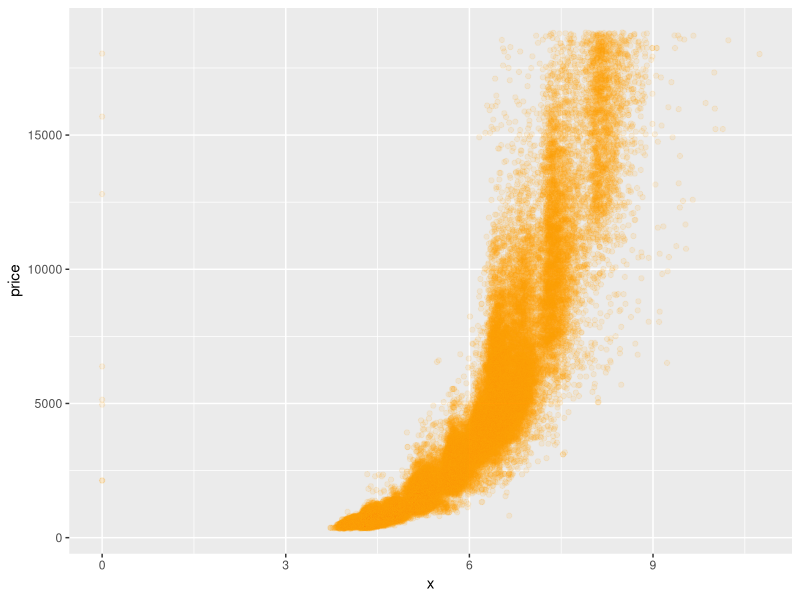
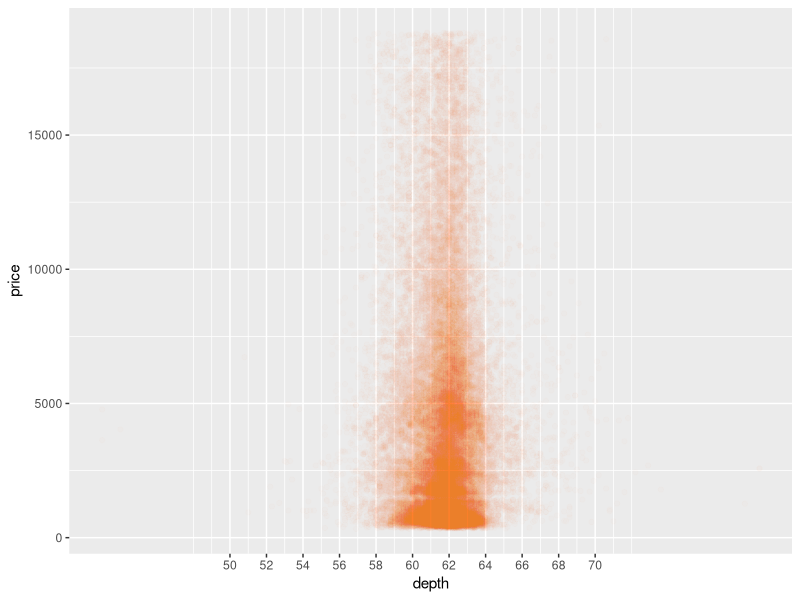
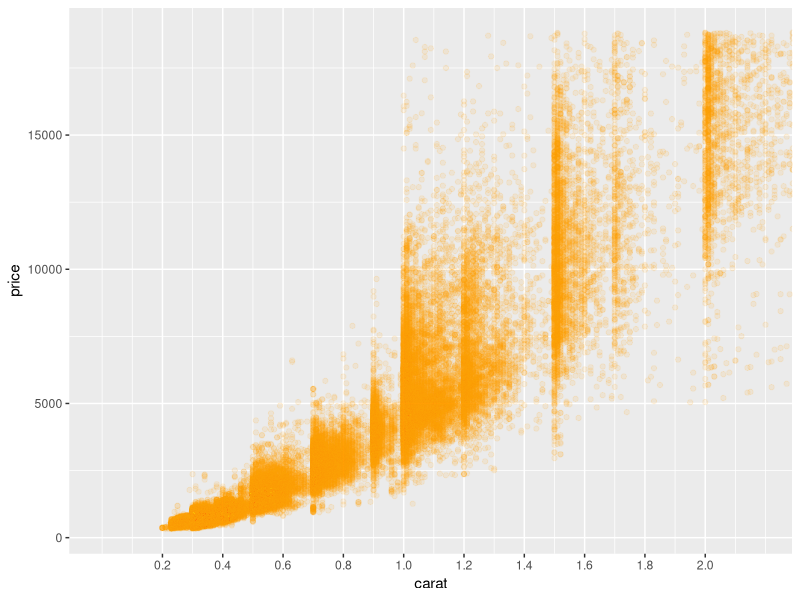
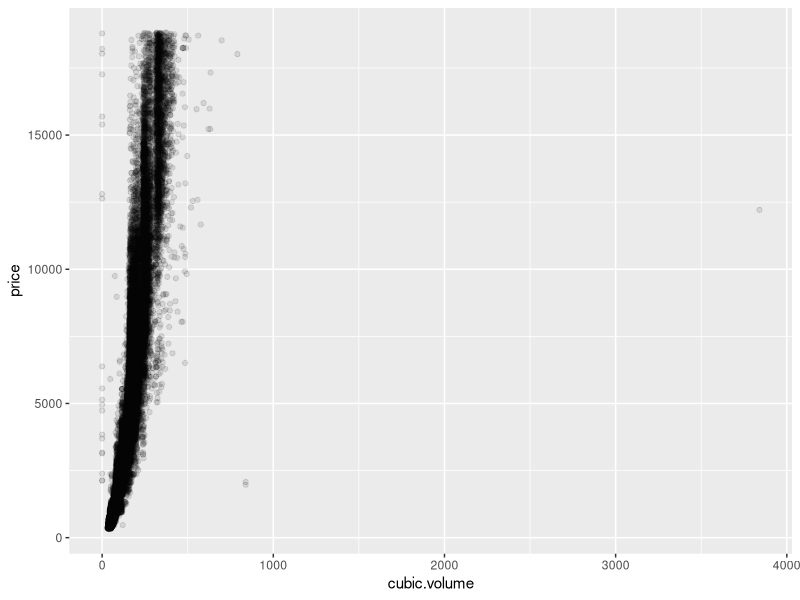
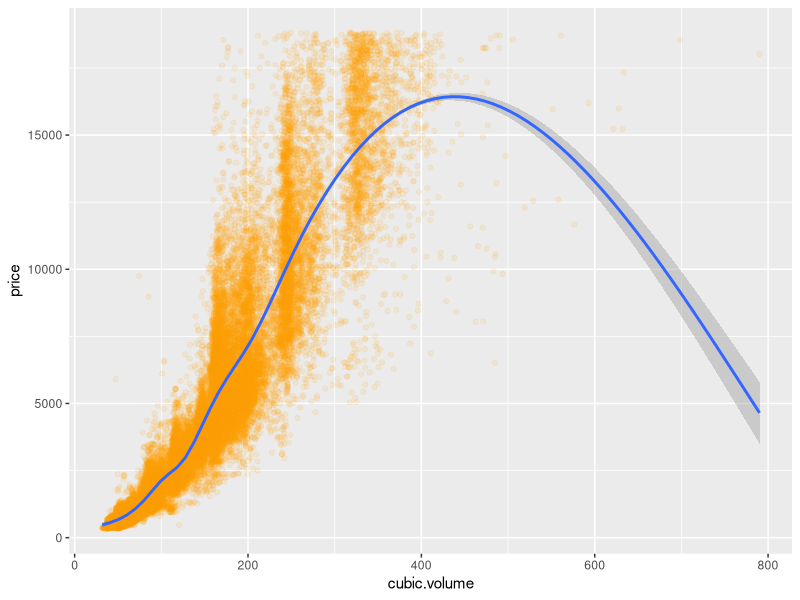
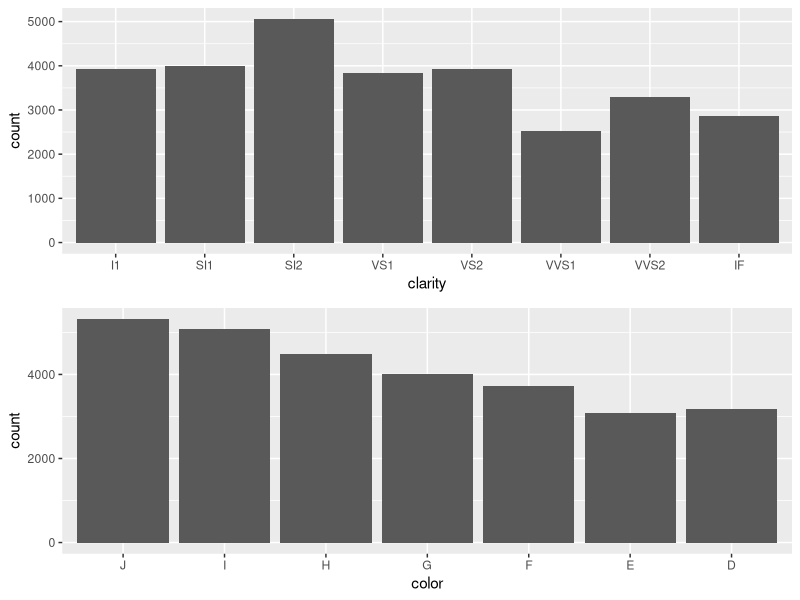
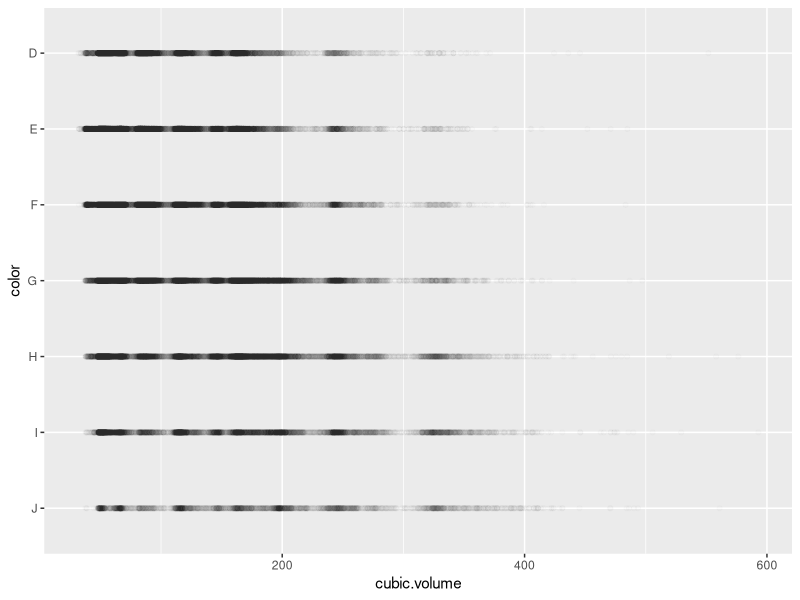

Recreate these plots in R, in order.
library(ggplot2)
library(dplyr)
library(gridExtra)

data("diamonds")


diamonds$color <- ordered(diamonds$color, levels = c("J", "I", "H", "G", "F", "E", "D"))
diamonds$clarity <- ordered(diamonds$clarity, levels = c("I1", "SI1", "SI2", "VS1", "VS2", "VVS1", "VVS2", "IF"))


ggplot(
  data = diamonds,
  aes(x = x, y = price)
) +
  geom_point(color = "orange", alpha = 0.1)

cor.test(x = diamonds$x, y = diamonds$price)
cor.test(x = diamonds$y, y = diamonds$price)
cor.test(x = diamonds$z, y = diamonds$price)

ggplot(
  data = diamonds,
  aes(x = depth, y = price)
) +
  geom_point(color = "orange", alpha = 0.01) +
  scale_x_continuous(breaks = seq(50, 70, 2))

cor.test(x = diamonds$depth, y = diamonds$price)

ggplot(
  data = diamonds,
  aes(x = carat, y = price)
) +
  geom_point(color = "orange", alpha = 0.1) +
  coord_cartesian(
    xlim = c(0, quantile(diamonds$carat, 0.99))
  ) +
  scale_x_continuous(breaks = seq(min(diamonds$carat), quantile(diamonds$carat, 0.99), 0.2))

diamonds$cubic.volume = diamonds$x * diamonds$y * diamonds$z

ggplot(
  data = diamonds,
  aes(x = cubic.volume, y = price)
) +
  geom_point(alpha = 0.1)

cor.test(
  x = subset(diamonds, cubic.volume > 0 & cubic.volume < 800)$cubic.volume,
  y = subset(diamonds, cubic.volume > 0 & cubic.volume < 800)$price
)

ggplot(
  data = subset(diamonds, cubic.volume > 0 & cubic.volume < 800),
  aes(x = cubic.volume, y = price)
) +
  geom_point(alpha = 0.1, color = "orange") +
  geom_smooth()

#       (1) mean_price
#       (2) median_price
#       (3) min_price
#       (4) max_price
#       (5) n

diamondsByClarity <- diamonds %>%
  group_by(clarity) %>% 
  summarise(
    mean_price = mean(price),
    median_price = median(price),
    min_price = min(price),
    max_price = max(price),
    n = n()
  )


diamonds_by_clarity <- group_by(diamonds, clarity)
diamonds_mp_by_clarity <- summarise(diamonds_by_clarity, mean_price = mean(price))

diamonds_by_color <- group_by(diamonds, color)
diamonds_mp_by_color <- summarise(diamonds_by_color, mean_price = mean(price))

clarity.bar <- ggplot(
  data = diamonds_mp_by_clarity,
  aes(clarity)
) +
  geom_bar(aes(weight = mean_price))

color.bar <- ggplot(
  data = diamonds_mp_by_color,
  aes(color)
) +
  geom_bar(aes(weight = mean_price))

grid.arrange(clarity.bar, color.bar)

ggplot(
  data = subset(diamonds, cubic.volume > 0 & cubic.volume < 600),
  aes(x = cubic.volume, y = color)
) +
  geom_point(alpha = 0.01)

